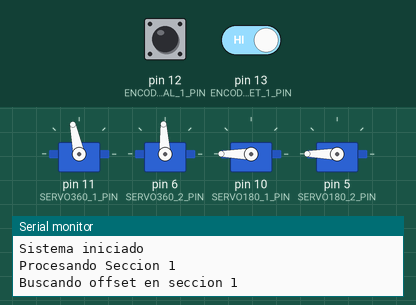
Simulated run of this sketch. Board: Arduino Uno, built with avr-gcc and run on an emulated ATmega328P. Shown: 4 × servo, the last lines printed to the serial monitor. Inputs (shaded band) come from the test bench; at power-on: pin 13 (ENCODER_OFFSET_1_PIN) HIGH, pin 12 (ENCODER_PRINCIPAL_1_PIN) HIGH.

Above: at 2.2 s.
2.3 s: pin 13 (ENCODER_OFFSET_1_PIN) driven LOW
At 2.7 s:
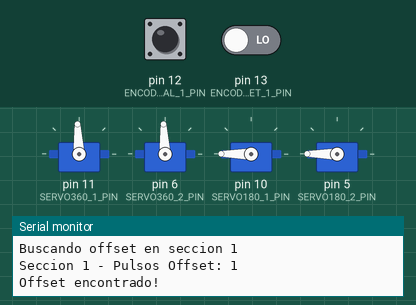
4.3 s: pin 12 (ENCODER_PRINCIPAL_1_PIN) driven LOW
5.8 s: pin 12 (ENCODER_PRINCIPAL_1_PIN) pulsed HIGH 5 times (0.12 s each, 0.3 s apart)
At 7.5 s:
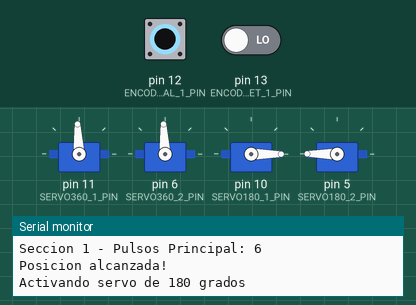
Timing chart, 0 to 16.3 s (numbered marks = the images above; inputs shaded):
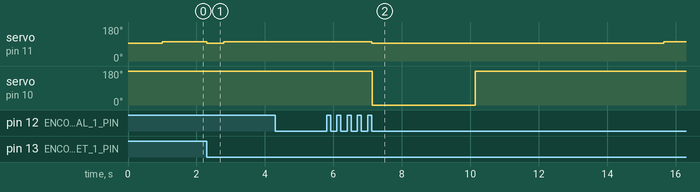

Measured:
- after the input at 2.3 s, servo on pin 11 (SERVO360_1_PIN): 102° → 93° at once, → 102° 0.50 s later
- after the input at 5.8 s, servo on pin 11 (SERVO360_1_PIN): 102° → 93° after 1.3 s, → 102° 8.5 s later; servo on pin 10 (SERVO180_1_PIN): 180° → 0° after 1.3 s, → 180° 3.0 s later

The sketch:

Servos_encoders_pruebas.ino
```cpp
#include <Servo.h>

// Definición de pines - Sección 1
#define SERVO360_1_PIN 11
#define ENCODER_OFFSET_1_PIN 13
#define ENCODER_PRINCIPAL_1_PIN 12
#define SERVO180_1_PIN 10

// Definición de pines - Sección 2
#define SERVO360_2_PIN 6
#define ENCODER_OFFSET_2_PIN 8
#define ENCODER_PRINCIPAL_2_PIN 7
#define SERVO180_2_PIN 5

// Valores de control para servos de 360 grados
#define SERVO_STOP 1500    // Detener
#define SERVO_CW 1600      // Girar en sentido horario

// Variable global para el número a procesar (1-14)
int numeroRecibido = 7; // Cambiar este valor para pruebas

// Creación de objetos Servo
Servo servo360_1;
Servo servo360_2;
Servo servo180_1;
Servo servo180_2;

// Variables para contar pulsos
volatile int pulsosPrincipales = 0;
volatile int pulsosOffset = 0;
bool encontradoOffset = false;

// Variables para el estado anterior de los encoders
int lastStateOffset = HIGH;
int lastStatePrincipal = HIGH;

void setup() {
  // Inicialización de servos
  servo360_1.attach(SERVO360_1_PIN);
  servo360_2.attach(SERVO360_2_PIN);
  servo180_1.attach(SERVO180_1_PIN);
  servo180_2.attach(SERVO180_2_PIN);

  // Configuración de pines de entrada
  pinMode(ENCODER_OFFSET_1_PIN, INPUT);
  pinMode(ENCODER_PRINCIPAL_1_PIN, INPUT);
  pinMode(ENCODER_OFFSET_2_PIN, INPUT);
  pinMode(ENCODER_PRINCIPAL_2_PIN, INPUT);

  // Detener servos de 360 grados inicialmente
  servo360_1.writeMicroseconds(SERVO_STOP);
  servo360_2.writeMicroseconds(SERVO_STOP);

  // Inicializar servos de 180 grados a posición inicial
  servo180_1.write(180);
  servo180_2.write(180);

  Serial.begin(9600);
  Serial.println("Sistema iniciado");
  delay(1000);
}

void loop() {
  if (numeroRecibido >= 1 && numeroRecibido <= 14) {
    if (numeroRecibido <= 7) {
      Serial.println("\nProcesando Seccion 1");
      procesarSeccion(1, numeroRecibido);
    } else {
      Serial.println("\nProcesando Seccion 2");
      procesarSeccion(2, numeroRecibido - 7);
    }

    // Esperar antes de procesar otro número
    delay(5000);
  }
}

void mostrarPulsos(int seccion, bool esOffset) {
  if (esOffset) {
    Serial.print("Seccion ");
    Serial.print(seccion);
    Serial.print(" - Pulsos Offset: ");
    Serial.println(pulsosOffset);
  } else {
    Serial.print("Seccion ");
    Serial.print(seccion);
    Serial.print(" - Pulsos Principal: ");
    Serial.println(pulsosPrincipales);
  }
}

void buscarOffset(Servo* servo360, int pinOffset, int seccion) {
  encontradoOffset = false;
  pulsosOffset = 0;
  int currentState;

  Serial.print("Buscando offset en seccion ");
  Serial.println(seccion);

  servo360->writeMicroseconds(SERVO_CW); // Iniciar movimiento

  while (!encontradoOffset) {
    currentState = digitalRead(pinOffset);

    // Detectar cambio de HIGH a LOW (flanco descendente)
    if (currentState == LOW && lastStateOffset == HIGH) {
      pulsosOffset++;
      mostrarPulsos(seccion, true);
    }

    lastStateOffset = currentState;

    if (currentState == LOW) {
      encontradoOffset = true;
      servo360->writeMicroseconds(SERVO_STOP); // Detener servo
      Serial.println("Offset encontrado!");
      delay(500);
    }
  }
}

void procesarSeccion(int seccion, int posicion) {
  Servo* servo360 = (seccion == 1) ? &servo360_1 : &servo360_2;
  Servo* servo180 = (seccion == 1) ? &servo180_1 : &servo180_2;
  int pinOffset = (seccion == 1) ? ENCODER_OFFSET_1_PIN : ENCODER_OFFSET_2_PIN;
  int pinPrincipal = (seccion == 1) ? ENCODER_PRINCIPAL_1_PIN : ENCODER_PRINCIPAL_2_PIN;

  pulsosPrincipales = 0;
  int currentState;

  // Siempre buscar el offset primero
  buscarOffset(servo360, pinOffset, seccion);

  // Si necesitamos movernos a una posición específica (mayor a 1)
  if (posicion > 1) {
    int pulsosObjetivo = posicion - 1;
    Serial.print("Moviendo a posicion ");
    Serial.println(posicion);

    servo360->writeMicroseconds(SERVO_CW); // Continuar movimiento

    while (pulsosPrincipales < pulsosObjetivo) {
      currentState = digitalRead(pinPrincipal);

      // Detectar cambio de HIGH a LOW (flanco descendente)
      if (currentState == LOW && lastStatePrincipal == HIGH) {
        pulsosPrincipales++;
        mostrarPulsos(seccion, false);
      }

      lastStatePrincipal = currentState;
    }

    servo360->writeMicroseconds(SERVO_STOP); // Detener servo
    Serial.println("Posicion alcanzada!");
  }

  // Activar servo de 180 grados
  activarServo180(servo180);
}

void activarServo180(Servo* servo) {
  Serial.println("Activando servo de 180 grados");
  servo->write(0);    // Mover a 0 grados
  delay(3000);        // Esperar 3 segundos
  servo->write(180);  // Regresar a 180 grados
  Serial.println("Servo de 180 grados completado");
}
```
